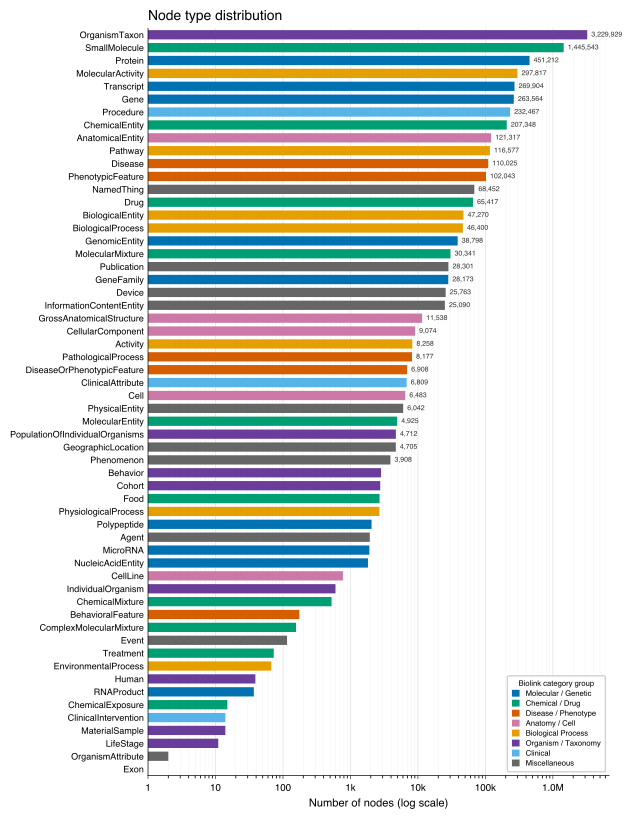

The script that saved this image:
import json
import os

import matplotlib.pyplot as plt
import matplotlib.ticker as mticker
import numpy as np
import pandas as pd

from eckg.colors import CATEGORY_COLORS, _FALLBACK_COLOR, GROUPS

SCRIPT_DIR = os.path.dirname(os.path.abspath(__file__))
CAT_JSON   = os.path.join(SCRIPT_DIR, "..", "sankey", "category_counts.json")
OUT_PDF    = os.path.join(SCRIPT_DIR, "node_distribution.pdf")



def main():
    with open(CAT_JSON) as f:
        raw = json.load(f)

    df = (pd.DataFrame(list(raw.items()), columns=["category", "count"])
          .sort_values("count", ascending=True)
          .reset_index(drop=True))
    df["label"] = df["category"].str.replace("biolink:", "", regex=False)
    df["color"] = df["category"].map(lambda c: CATEGORY_COLORS.get(c, _FALLBACK_COLOR))

    plt.rcParams.update({
        "font.family":     "Helvetica",
        "pdf.fonttype":    42,
        "ps.fonttype":     42,
        "font.size":       7,
        "axes.linewidth":  0.5,
        "xtick.major.width": 0.4,
        "xtick.major.size":  2.5,
    })

    fig, ax = plt.subplots(figsize=(6.5, 8.5))
    fig.subplots_adjust(left=0.26, right=0.97, top=0.95, bottom=0.07)

    y = np.arange(len(df))
    ax.barh(y, df["count"], height=0.72, color=df["color"], edgecolor="none")

    ax.set_xscale("log")
    ax.set_xlim(left=1)
    ax.set_ylim(-0.5, len(df) - 0.5)
    ax.set_yticks(y)
    ax.set_yticklabels(df["label"], fontsize=6.5)
    ax.set_xlabel("Number of nodes (log scale)", fontsize=8, labelpad=4)
    ax.set_title("Node type distribution", fontsize=10, fontweight="bold",
                 loc="left", pad=6)
    ax.tick_params(axis="y", length=0, pad=3)
    ax.xaxis.set_major_formatter(
        mticker.FuncFormatter(
            lambda x, _: f"{x/1e6:.1f}M" if x >= 1e6 else
                          f"{x/1e3:.0f}k"  if x >= 1e3 else f"{x:.0f}"))
    ax.grid(axis="x", which="major", color="#e0e0e0", lw=0.5, zorder=0)
    ax.grid(axis="x", which="minor", color="#f0f0f0", lw=0.3, zorder=0)
    ax.set_axisbelow(True)
    for sp in ["top", "right"]:
        ax.spines[sp].set_visible(False)

    # Count labels on largest bars
    threshold = df["count"].max() / 1000
    for _, row in df[df["count"] >= threshold].iterrows():
        ax.text(row["count"] * 1.15, row.name,
                f"{row['count']:,.0f}", va="center", fontsize=5.0, color="#333333")

    patches = [plt.Rectangle((0,0),1,1, fc=c, ec="none", label=l) for l, c in GROUPS]
    ax.legend(handles=patches, loc="lower right", fontsize=5.5,
              frameon=True, framealpha=0.92, edgecolor="#cccccc",
              handlelength=1.0, handleheight=1.0, borderpad=0.6,
              labelspacing=0.3, title="Biolink category group", title_fontsize=5.5)

    fig.savefig(OUT_PDF, dpi=300, bbox_inches="tight")
    print(f"Saved → {OUT_PDF}")


if __name__ == "__main__":
    main()
